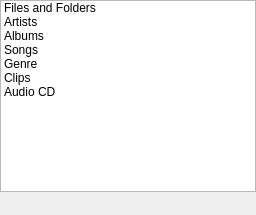
                    <widget class="QWidget" name="page_2">
                     <layout class="QVBoxLayout" name="verticalLayout_22">
                      <property name="spacing">
                       <number>0</number>
                      </property>
                      <property name="margin">
                       <number>0</number>
                      </property>
                      <item>
                       <widget class="QListWidget" name="audioLists">
                        <property name="selectionBehavior">
                         <enum>QAbstractItemView::SelectRows</enum>
                        </property>
                        <property name="spacing">
                         <number>0</number>
                        </property>
                        <item>
                         <property name="text">
                          <string>Files and Folders</string>
                         </property>
                         <property name="icon">
                          <iconset>
                           <normaloff>convenience/document-open-folder.png</normaloff>convenience/document-open-folder.png</iconset>
                         </property>
                        </item>
                        <item>
                         <property name="text">
                          <string>Artists</string>
                         </property>
                         <property name="icon">
                          <iconset>
                           <normaloff>convenience/system-users.png</normaloff>convenience/system-users.png</iconset>
                         </property>
                        </item>
                        <item>
                         <property name="text">
                          <string>Albums</string>
                         </property>
                         <property name="icon">
                          <iconset>
                           <normaloff>convenience/media-optical.png</normaloff>convenience/media-optical.png</iconset>
                         </property>
                        </item>
                        <item>
                         <property name="text">
                          <string>Songs</string>
                         </property>
                        </item>
                        <item>
                         <property name="text">
                          <string>Genre</string>
                         </property>
                        </item>
                        <item>
                         <property name="text">
                          <string>Clips</string>
                         </property>
                        </item>
                        <item>
                         <property name="text">
                          <string>Audio CD</string>
                         </property>
                        </item>
                       </widget>
                      </item>
                      <item>
                       <widget class="QFrame" name="frame_9">
                        <property name="frameShape">
                         <enum>QFrame::NoFrame</enum>
                        </property>
                        <property name="frameShadow">
                         <enum>QFrame::Raised</enum>
                        </property>
                        <layout class="QHBoxLayout" name="horizontalLayout_11">
                         <property name="spacing">
                          <number>0</number>
                         </property>
                         <property name="margin">
                          <number>0</number>
                         </property>
                         <item>
                          <widget class="QToolButton" name="addAudioList">
                           <property name="text">
                            <string/>
                           </property>
                           <property name="icon">
                            <iconset>
                             <normaloff>convenience/list-add.png</normaloff>convenience/list-add.png</iconset>
                           </property>
                           <property name="autoRaise">
                            <bool>true</bool>
                           </property>
                          </widget>
                         </item>
                         <item>
                          <widget class="QToolButton" name="removeAudioList">
                           <property name="text">
                            <string/>
                           </property>
                           <property name="icon">
                            <iconset>
                             <normaloff>convenience/list-remove.png</normaloff>convenience/list-remove.png</iconset>
                           </property>
                           <property name="autoRaise">
                            <bool>true</bool>
                           </property>
                          </widget>
                         </item>
                         <item>
                          <spacer name="horizontalSpacer_5">
                           <property name="orientation">
                            <enum>Qt::Horizontal</enum>
                           </property>
                           <property name="sizeHint" stdset="0">
                            <size>
                             <width>40</width>
                             <height>20</height>
                            </size>
                           </property>
                          </spacer>
                         </item>
                         <item>
                          <widget class="QToolButton" name="configureAudioList">
                           <property name="text">
                            <string/>
                           </property>
                           <property name="icon">
                            <iconset>
                             <normaloff>convenience/configure.png</normaloff>convenience/configure.png</iconset>
                           </property>
                           <property name="autoRaise">
                            <bool>true</bool>
                           </property>
                          </widget>
                         </item>
                        </layout>
                       </widget>
                      </item>
                     </layout>
                    </widget>
